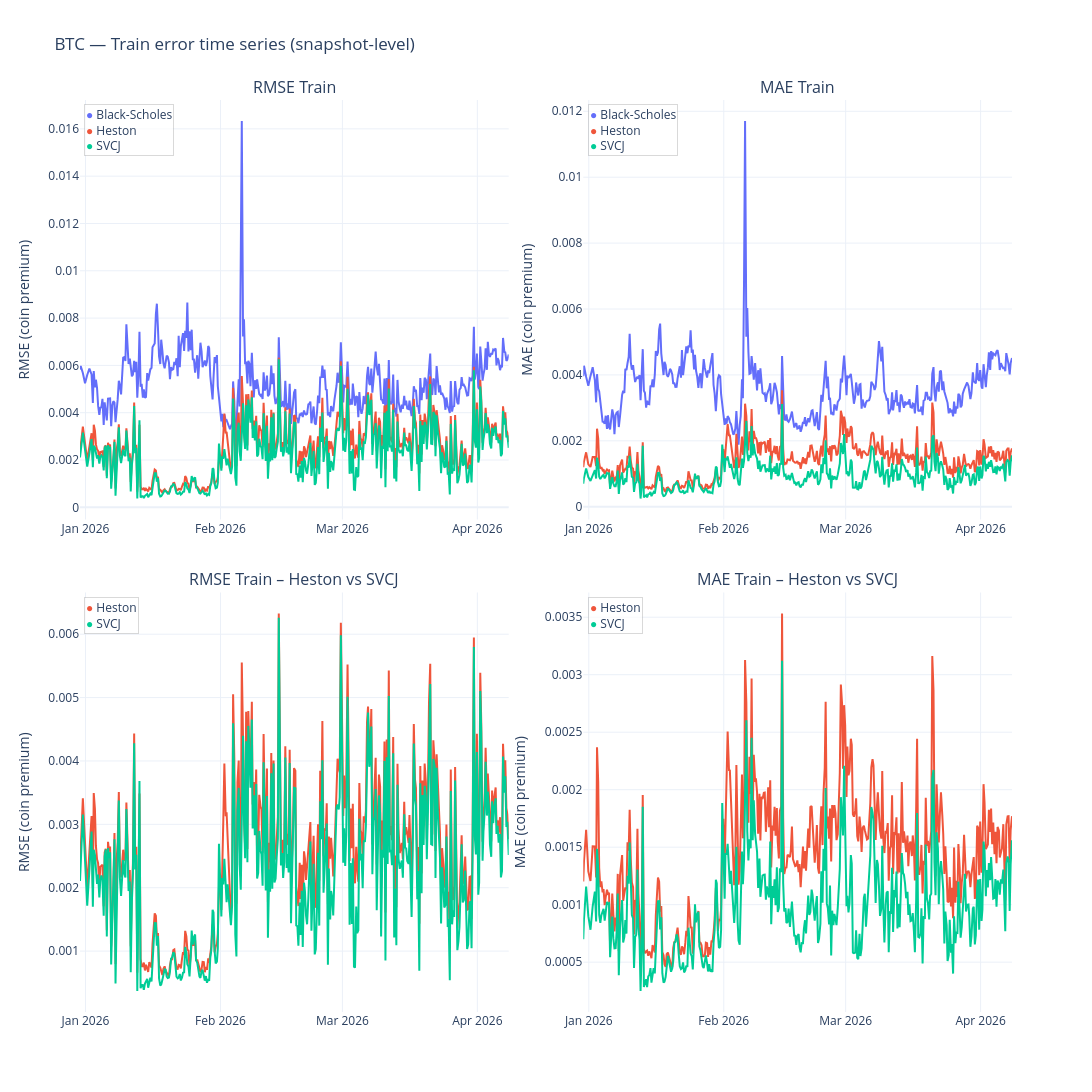
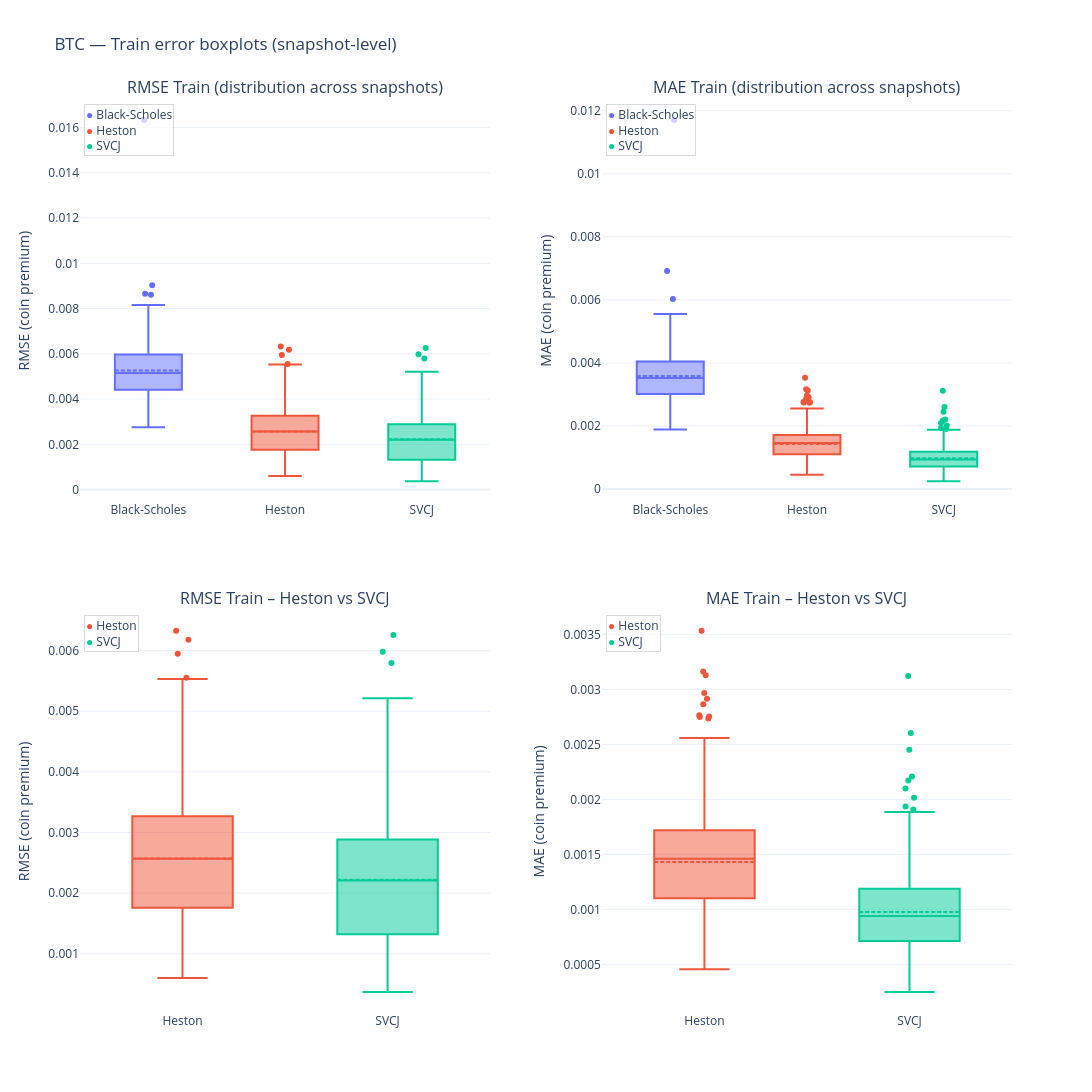
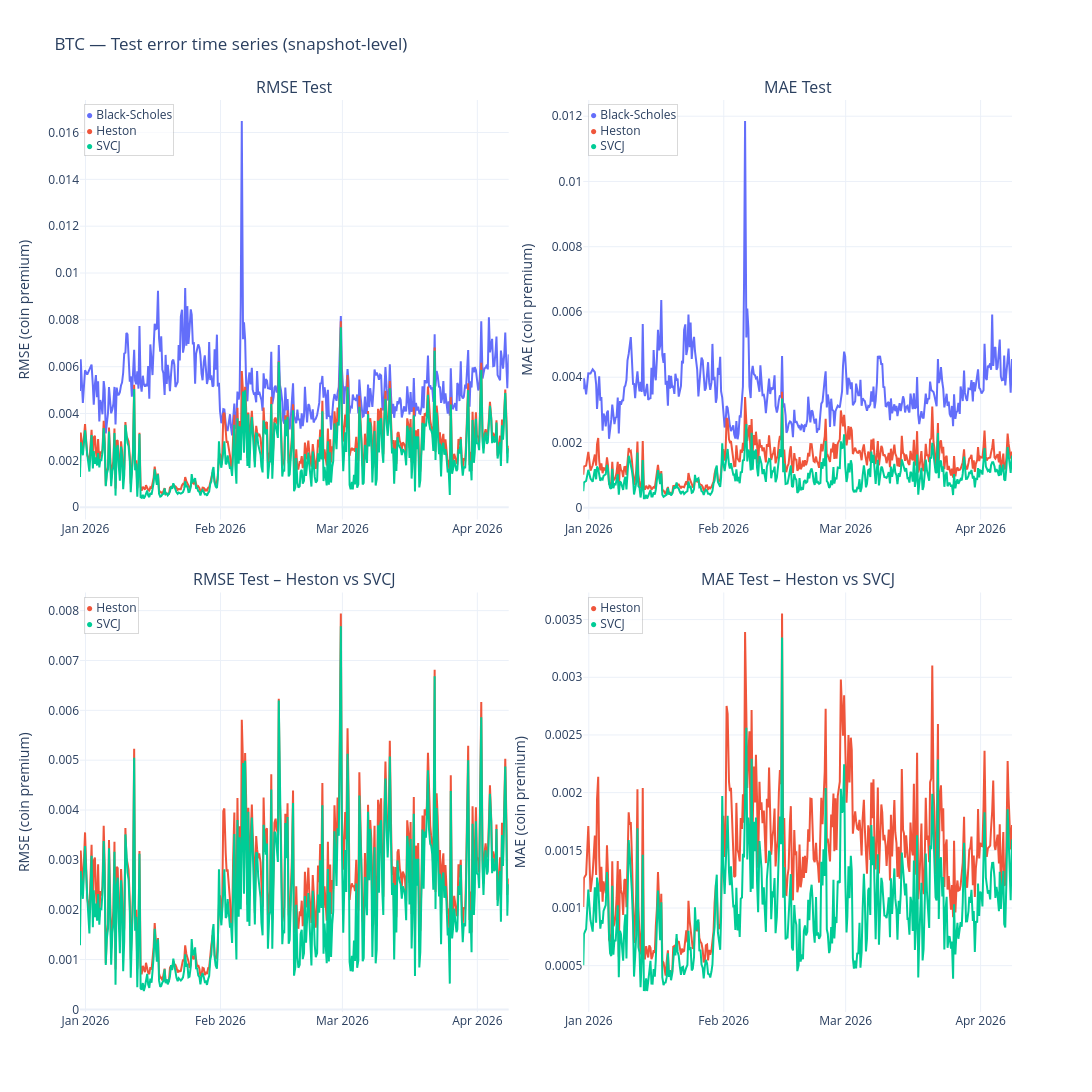
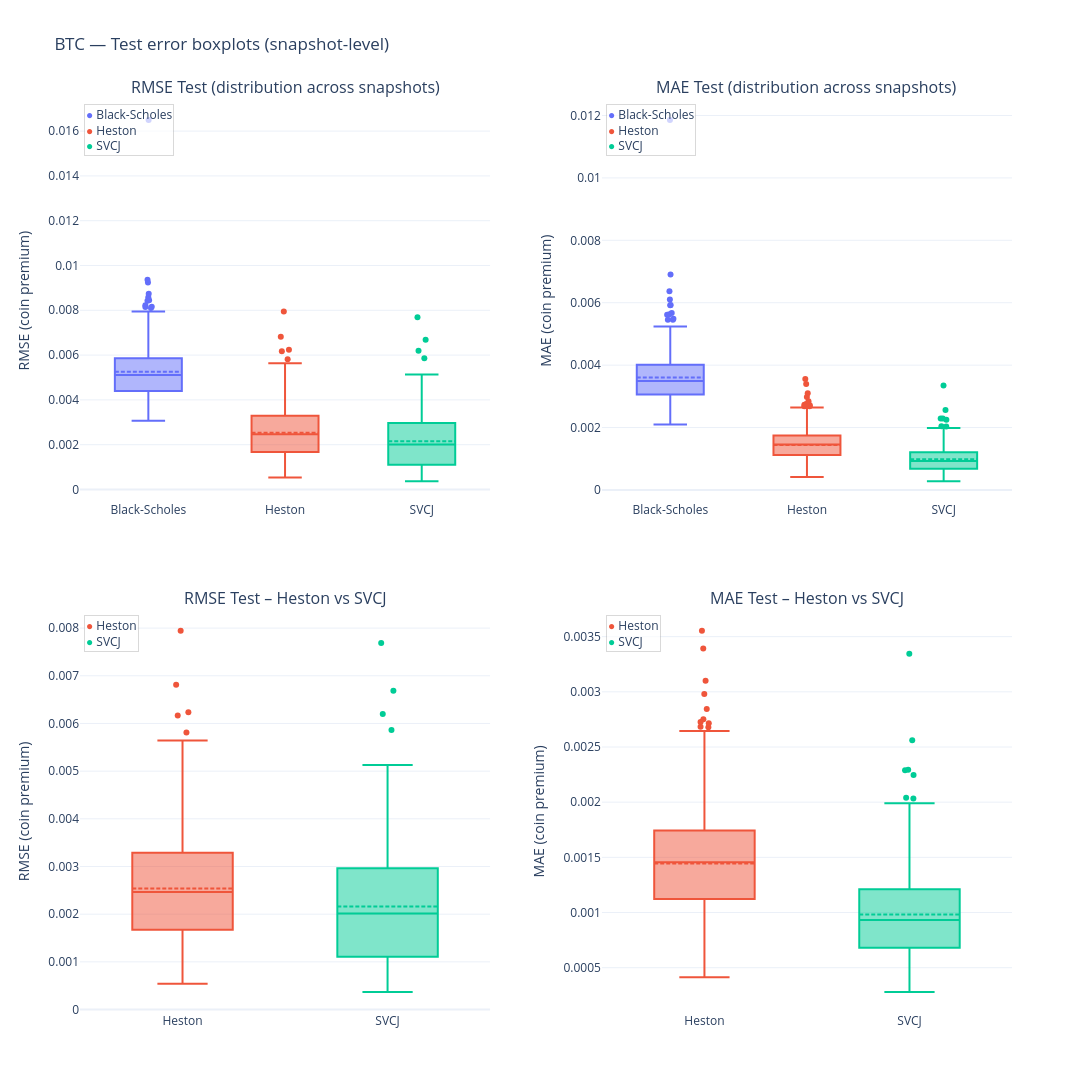

Notebook cell for these charts, in order:
### Markdown cell above
## 10) A single “report runner” per currency

To keep the notebook readable, we wrap the repeated steps into one function that:
- prints key counts,
- displays error time series + boxplots (train & test),
- outputs error summary tables (train & test),
- outputs spread-relative diagnostics (train & test),
- outputs bucket plots (test),
- outputs convergence diagnostics (already global),
- outputs parameter stability and near-bound tables.

### Code cell
def run_currency_report(currency, n_boot=3000):
    return analysis.run_currency_report(state, currency, n_boot=n_boot)


RUN_REPORTS = True
N_BOOT = 3000

if RUN_REPORTS:
    run_currency_report("BTC", n_boot=N_BOOT)
    run_currency_report("ETH", n_boot=N_BOOT)
else:
    print("RUN_REPORTS=False. Set RUN_REPORTS=True to generate the full BTC/ETH report outputs.")

### Figure 1 — Plotly figure (JSON) as saved in the notebook; plotly's stock layout.template omitted (floating-point values rounded to 4 significant figures; data arrays with more than 128 entries replaced by an {"elided": "..."} marker saying what was removed)
{"data": [{"line": {"color": "#636EFA", "width": 2}, "mode": "lines", "name": "Black-Scholes", "showlegend": false, "type": "scatter", "x": {"elided": "388 str values"}, "xaxis": "x", "y": {"elided": "388 float values"}, "yaxis": "y"}, {"line": {"color": "#636EFA", "width": 2}, "mode": "lines", "name": "Black-Scholes", "showlegend": false, "type": "scatter", "x": {"elided": "388 str values"}, "xaxis": "x2", "y": {"elided": "388 float values"}, "yaxis": "y2"}, {"line": {"color": "#EF553B", "width": 2}, "mode": "lines", "name": "Heston", "showlegend": false, "type": "scatter", "x": {"elided": "388 str values"}, "xaxis": "x", "y": {"elided": "388 float values"}, "yaxis": "y"}, {"line": {"color": "#EF553B", "width": 2}, "mode": "lines", "name": "Heston", "showlegend": false, "type": "scatter", "x": {"elided": "388 str values"}, "xaxis": "x2", "y": {"elided": "388 float values"}, "yaxis": "y2"}, {"line": {"color": "#00CC96", "width": 2}, "mode": "lines", "name": "SVCJ", "showlegend": false, "type": "scatter", "x": {"elided": "386 str values"}, "xaxis": "x", "y": {"elided": "386 float values"}, "yaxis": "y"}, {"line": {"color": "#00CC96", "width": 2}, "mode": "lines", "name": "SVCJ", "showlegend": false, "type": "scatter", "x": {"elided": "386 str values"}, "xaxis": "x2", "y": {"elided": "386 float values"}, "yaxis": "y2"}, {"line": {"color": "#EF553B", "width": 2}, "mode": "lines", "name": "Heston", "showlegend": false, "type": "scatter", "x": {"elided": "388 str values"}, "xaxis": "x3", "y": {"elided": "388 float values"}, "yaxis": "y3"}, {"line": {"color": "#EF553B", "width": 2}, "mode": "lines", "name": "Heston", "showlegend": false, "type": "scatter", "x": {"elided": "388 str values"}, "xaxis": "x4", "y": {"elided": "388 float values"}, "yaxis": "y4"}, {"line": {"color": "#00CC96", "width": 2}, "mode": "lines", "name": "SVCJ", "showlegend": false, "type": "scatter", "x": {"elided": "386 str values"}, "xaxis": "x3", "y": {"elided": "386 float values"}, "yaxis": "y3"}, {"line": {"color": "#00CC96", "width": 2}, "mode": "lines", "name": "SVCJ", "showlegend": false, "type": "scatter", "x": {"elided": "386 str values"}, "xaxis": "x4", "y": {"elided": "386 float values"}, "yaxis": "y4"}], "layout": {"annotations": [{"font": {"size": 16}, "showarrow": false, "text": "RMSE Train", "x": 0.23, "xanchor": "center", "xref": "paper", "y": 1.0, "yanchor": "bottom", "yref": "paper"}, {"font": {"size": 16}, "showarrow": false, "text": "MAE Train", "x": 0.77, "xanchor": "center", "xref": "paper", "y": 1.0, "yanchor": "bottom", "yref": "paper"}, {"font": {"size": 16}, "showarrow": false, "text": "RMSE Train – Heston vs SVCJ", "x": 0.23, "xanchor": "center", "xref": "paper", "y": 0.46, "yanchor": "bottom", "yref": "paper"}, {"font": {"size": 16}, "showarrow": false, "text": "MAE Train – Heston vs SVCJ", "x": 0.77, "xanchor": "center", "xref": "paper", "y": 0.46, "yanchor": "bottom", "yref": "paper"}, {"align": "left", "bgcolor": "rgba(255,255,255,0.70)", "bordercolor": "rgba(0,0,0,0.15)", "borderwidth": 1, "font": {"size": 12}, "showarrow": false, "text": "<span style='color:#636EFA'>●</span> Black-Scholes<br><span style='color:#EF553B'>●</span> Heston<br><span style='color:#00CC96'>●</span> SVCJ", "x": 0.01, "xref": "x domain", "y": 0.99, "yref": "y domain"}, {"align": "left", "bgcolor": "rgba(255,255,255,0.70)", "bordercolor": "rgba(0,0,0,0.15)", "borderwidth": 1, "font": {"size": 12}, "showarrow": false, "text": "<span style='color:#636EFA'>●</span> Black-Scholes<br><span style='color:#EF553B'>●</span> Heston<br><span style='color:#00CC96'>●</span> SVCJ", "x": 0.01, "xref": "x2 domain", "y": 0.99, "yref": "y2 domain"}, {"align": "left", "bgcolor": "rgba(255,255,255,0.70)", "bordercolor": "rgba(0,0,0,0.15)", "borderwidth": 1, "font": {"size": 12}, "showarrow": false, "text": "<span style='color:#EF553B'>●</span> Heston<br><span style='color:#00CC96'>●</span> SVCJ", "x": 0.01, "xref": "x3 domain", "y": 0.99, "yref": "y3 domain"}, {"align": "left", "bgcolor": "rgba(255,255,255,0.70)", "bordercolor": "rgba(0,0,0,0.15)", "borderwidth": 1, "font": {"size": 12}, "showarrow": false, "text": "<span style='color:#EF553B'>●</span> Heston<br><span style='color:#00CC96'>●</span> SVCJ", "x": 0.01, "xref": "x4 domain", "y": 0.99, "yref": "y4 domain"}], "height": 1100, "showlegend": false, "title": {"text": "BTC — Train error time series (snapshot-level)"}, "width": 1200, "xaxis": {"anchor": "y", "domain": [0.0, 0.46]}, "xaxis2": {"anchor": "y2", "domain": [0.54, 1.0]}, "xaxis3": {"anchor": "y3", "domain": [0.0, 0.46]}, "xaxis4": {"anchor": "y4", "domain": [0.54, 1.0]}, "yaxis": {"anchor": "x", "domain": [0.54, 1.0], "title": {"text": "RMSE (coin premium)"}}, "yaxis2": {"anchor": "x2", "domain": [0.54, 1.0], "title": {"text": "MAE (coin premium)"}}, "yaxis3": {"anchor": "x3", "domain": [0.0, 0.46], "title": {"text": "RMSE (coin premium)"}}, "yaxis4": {"anchor": "x4", "domain": [0.0, 0.46], "title": {"text": "MAE (coin premium)"}}}}

### Figure 2 — Plotly figure (JSON) as saved in the notebook; plotly's stock layout.template omitted (floating-point values rounded to 4 significant figures; data arrays with more than 128 entries replaced by an {"elided": "..."} marker saying what was removed)
{"data": [{"boxmean": true, "boxpoints": "outliers", "jitter": 0.15, "marker": {"color": "#636EFA"}, "name": "Black-Scholes", "pointpos": 0.0, "showlegend": false, "type": "box", "xaxis": "x", "y": {"elided": "388 float values"}, "yaxis": "y"}, {"boxmean": true, "boxpoints": "outliers", "jitter": 0.15, "marker": {"color": "#636EFA"}, "name": "Black-Scholes", "pointpos": 0.0, "showlegend": false, "type": "box", "xaxis": "x2", "y": {"elided": "388 float values"}, "yaxis": "y2"}, {"boxmean": true, "boxpoints": "outliers", "jitter": 0.15, "marker": {"color": "#EF553B"}, "name": "Heston", "pointpos": 0.0, "showlegend": false, "type": "box", "xaxis": "x", "y": {"elided": "388 float values"}, "yaxis": "y"}, {"boxmean": true, "boxpoints": "outliers", "jitter": 0.15, "marker": {"color": "#EF553B"}, "name": "Heston", "pointpos": 0.0, "showlegend": false, "type": "box", "xaxis": "x2", "y": {"elided": "388 float values"}, "yaxis": "y2"}, {"boxmean": true, "boxpoints": "outliers", "jitter": 0.15, "marker": {"color": "#00CC96"}, "name": "SVCJ", "pointpos": 0.0, "showlegend": false, "type": "box", "xaxis": "x", "y": {"elided": "386 float values"}, "yaxis": "y"}, {"boxmean": true, "boxpoints": "outliers", "jitter": 0.15, "marker": {"color": "#00CC96"}, "name": "SVCJ", "pointpos": 0.0, "showlegend": false, "type": "box", "xaxis": "x2", "y": {"elided": "386 float values"}, "yaxis": "y2"}, {"boxmean": true, "boxpoints": "outliers", "jitter": 0.15, "marker": {"color": "#EF553B"}, "name": "Heston", "pointpos": 0.0, "showlegend": false, "type": "box", "xaxis": "x3", "y": {"elided": "388 float values"}, "yaxis": "y3"}, {"boxmean": true, "boxpoints": "outliers", "jitter": 0.15, "marker": {"color": "#EF553B"}, "name": "Heston", "pointpos": 0.0, "showlegend": false, "type": "box", "xaxis": "x4", "y": {"elided": "388 float values"}, "yaxis": "y4"}, {"boxmean": true, "boxpoints": "outliers", "jitter": 0.15, "marker": {"color": "#00CC96"}, "name": "SVCJ", "pointpos": 0.0, "showlegend": false, "type": "box", "xaxis": "x3", "y": {"elided": "386 float values"}, "yaxis": "y3"}, {"boxmean": true, "boxpoints": "outliers", "jitter": 0.15, "marker": {"color": "#00CC96"}, "name": "SVCJ", "pointpos": 0.0, "showlegend": false, "type": "box", "xaxis": "x4", "y": {"elided": "386 float values"}, "yaxis": "y4"}], "layout": {"annotations": [{"font": {"size": 16}, "showarrow": false, "text": "RMSE Train (distribution across snapshots)", "x": 0.22, "xanchor": "center", "xref": "paper", "y": 1.0, "yanchor": "bottom", "yref": "paper"}, {"font": {"size": 16}, "showarrow": false, "text": "MAE Train (distribution across snapshots)", "x": 0.78, "xanchor": "center", "xref": "paper", "y": 1.0, "yanchor": "bottom", "yref": "paper"}, {"font": {"size": 16}, "showarrow": false, "text": "RMSE Train – Heston vs SVCJ", "x": 0.22, "xanchor": "center", "xref": "paper", "y": 0.44, "yanchor": "bottom", "yref": "paper"}, {"font": {"size": 16}, "showarrow": false, "text": "MAE Train – Heston vs SVCJ", "x": 0.78, "xanchor": "center", "xref": "paper", "y": 0.44, "yanchor": "bottom", "yref": "paper"}, {"align": "left", "bgcolor": "rgba(255,255,255,0.70)", "bordercolor": "rgba(0,0,0,0.15)", "borderwidth": 1, "font": {"size": 12}, "showarrow": false, "text": "<span style='color:#636EFA'>●</span> Black-Scholes<br><span style='color:#EF553B'>●</span> Heston<br><span style='color:#00CC96'>●</span> SVCJ", "x": 0.01, "xref": "x domain", "y": 0.99, "yref": "y domain"}, {"align": "left", "bgcolor": "rgba(255,255,255,0.70)", "bordercolor": "rgba(0,0,0,0.15)", "borderwidth": 1, "font": {"size": 12}, "showarrow": false, "text": "<span style='color:#636EFA'>●</span> Black-Scholes<br><span style='color:#EF553B'>●</span> Heston<br><span style='color:#00CC96'>●</span> SVCJ", "x": 0.01, "xref": "x2 domain", "y": 0.99, "yref": "y2 domain"}, {"align": "left", "bgcolor": "rgba(255,255,255,0.70)", "bordercolor": "rgba(0,0,0,0.15)", "borderwidth": 1, "font": {"size": 12}, "showarrow": false, "text": "<span style='color:#EF553B'>●</span> Heston<br><span style='color:#00CC96'>●</span> SVCJ", "x": 0.01, "xref": "x3 domain", "y": 0.99, "yref": "y3 domain"}, {"align": "left", "bgcolor": "rgba(255,255,255,0.70)", "bordercolor": "rgba(0,0,0,0.15)", "borderwidth": 1, "font": {"size": 12}, "showarrow": false, "text": "<span style='color:#EF553B'>●</span> Heston<br><span style='color:#00CC96'>●</span> SVCJ", "x": 0.01, "xref": "x4 domain", "y": 0.99, "yref": "y4 domain"}], "height": 1100, "showlegend": false, "title": {"text": "BTC — Train error boxplots (snapshot-level)"}, "width": 1200, "xaxis": {"anchor": "y", "domain": [0.0, 0.44]}, "xaxis2": {"anchor": "y2", "domain": [0.56, 1.0]}, "xaxis3": {"anchor": "y3", "domain": [0.0, 0.44]}, "xaxis4": {"anchor": "y4", "domain": [0.56, 1.0]}, "yaxis": {"anchor": "x", "domain": [0.56, 1.0], "title": {"text": "RMSE (coin premium)"}}, "yaxis2": {"anchor": "x2", "domain": [0.56, 1.0], "title": {"text": "MAE (coin premium)"}}, "yaxis3": {"anchor": "x3", "domain": [0.0, 0.44], "title": {"text": "RMSE (coin premium)"}}, "yaxis4": {"anchor": "x4", "domain": [0.0, 0.44], "title": {"text": "MAE (coin premium)"}}}}

### Figure 3 — Plotly figure (JSON) as saved in the notebook; plotly's stock layout.template omitted (floating-point values rounded to 4 significant figures; data arrays with more than 128 entries replaced by an {"elided": "..."} marker saying what was removed)
{"data": [{"line": {"color": "#636EFA", "width": 2}, "mode": "lines", "name": "Black-Scholes", "showlegend": false, "type": "scatter", "x": {"elided": "388 str values"}, "xaxis": "x", "y": {"elided": "388 float values"}, "yaxis": "y"}, {"line": {"color": "#636EFA", "width": 2}, "mode": "lines", "name": "Black-Scholes", "showlegend": false, "type": "scatter", "x": {"elided": "388 str values"}, "xaxis": "x2", "y": {"elided": "388 float values"}, "yaxis": "y2"}, {"line": {"color": "#EF553B", "width": 2}, "mode": "lines", "name": "Heston", "showlegend": false, "type": "scatter", "x": {"elided": "388 str values"}, "xaxis": "x", "y": {"elided": "388 float values"}, "yaxis": "y"}, {"line": {"color": "#EF553B", "width": 2}, "mode": "lines", "name": "Heston", "showlegend": false, "type": "scatter", "x": {"elided": "388 str values"}, "xaxis": "x2", "y": {"elided": "388 float values"}, "yaxis": "y2"}, {"line": {"color": "#00CC96", "width": 2}, "mode": "lines", "name": "SVCJ", "showlegend": false, "type": "scatter", "x": {"elided": "386 str values"}, "xaxis": "x", "y": {"elided": "386 float values"}, "yaxis": "y"}, {"line": {"color": "#00CC96", "width": 2}, "mode": "lines", "name": "SVCJ", "showlegend": false, "type": "scatter", "x": {"elided": "386 str values"}, "xaxis": "x2", "y": {"elided": "386 float values"}, "yaxis": "y2"}, {"line": {"color": "#EF553B", "width": 2}, "mode": "lines", "name": "Heston", "showlegend": false, "type": "scatter", "x": {"elided": "388 str values"}, "xaxis": "x3", "y": {"elided": "388 float values"}, "yaxis": "y3"}, {"line": {"color": "#EF553B", "width": 2}, "mode": "lines", "name": "Heston", "showlegend": false, "type": "scatter", "x": {"elided": "388 str values"}, "xaxis": "x4", "y": {"elided": "388 float values"}, "yaxis": "y4"}, {"line": {"color": "#00CC96", "width": 2}, "mode": "lines", "name": "SVCJ", "showlegend": false, "type": "scatter", "x": {"elided": "386 str values"}, "xaxis": "x3", "y": {"elided": "386 float values"}, "yaxis": "y3"}, {"line": {"color": "#00CC96", "width": 2}, "mode": "lines", "name": "SVCJ", "showlegend": false, "type": "scatter", "x": {"elided": "386 str values"}, "xaxis": "x4", "y": {"elided": "386 float values"}, "yaxis": "y4"}], "layout": {"annotations": [{"font": {"size": 16}, "showarrow": false, "text": "RMSE Test", "x": 0.23, "xanchor": "center", "xref": "paper", "y": 1.0, "yanchor": "bottom", "yref": "paper"}, {"font": {"size": 16}, "showarrow": false, "text": "MAE Test", "x": 0.77, "xanchor": "center", "xref": "paper", "y": 1.0, "yanchor": "bottom", "yref": "paper"}, {"font": {"size": 16}, "showarrow": false, "text": "RMSE Test – Heston vs SVCJ", "x": 0.23, "xanchor": "center", "xref": "paper", "y": 0.46, "yanchor": "bottom", "yref": "paper"}, {"font": {"size": 16}, "showarrow": false, "text": "MAE Test – Heston vs SVCJ", "x": 0.77, "xanchor": "center", "xref": "paper", "y": 0.46, "yanchor": "bottom", "yref": "paper"}, {"align": "left", "bgcolor": "rgba(255,255,255,0.70)", "bordercolor": "rgba(0,0,0,0.15)", "borderwidth": 1, "font": {"size": 12}, "showarrow": false, "text": "<span style='color:#636EFA'>●</span> Black-Scholes<br><span style='color:#EF553B'>●</span> Heston<br><span style='color:#00CC96'>●</span> SVCJ", "x": 0.01, "xref": "x domain", "y": 0.99, "yref": "y domain"}, {"align": "left", "bgcolor": "rgba(255,255,255,0.70)", "bordercolor": "rgba(0,0,0,0.15)", "borderwidth": 1, "font": {"size": 12}, "showarrow": false, "text": "<span style='color:#636EFA'>●</span> Black-Scholes<br><span style='color:#EF553B'>●</span> Heston<br><span style='color:#00CC96'>●</span> SVCJ", "x": 0.01, "xref": "x2 domain", "y": 0.99, "yref": "y2 domain"}, {"align": "left", "bgcolor": "rgba(255,255,255,0.70)", "bordercolor": "rgba(0,0,0,0.15)", "borderwidth": 1, "font": {"size": 12}, "showarrow": false, "text": "<span style='color:#EF553B'>●</span> Heston<br><span style='color:#00CC96'>●</span> SVCJ", "x": 0.01, "xref": "x3 domain", "y": 0.99, "yref": "y3 domain"}, {"align": "left", "bgcolor": "rgba(255,255,255,0.70)", "bordercolor": "rgba(0,0,0,0.15)", "borderwidth": 1, "font": {"size": 12}, "showarrow": false, "text": "<span style='color:#EF553B'>●</span> Heston<br><span style='color:#00CC96'>●</span> SVCJ", "x": 0.01, "xref": "x4 domain", "y": 0.99, "yref": "y4 domain"}], "height": 1100, "showlegend": false, "title": {"text": "BTC — Test error time series (snapshot-level)"}, "width": 1200, "xaxis": {"anchor": "y", "domain": [0.0, 0.46]}, "xaxis2": {"anchor": "y2", "domain": [0.54, 1.0]}, "xaxis3": {"anchor": "y3", "domain": [0.0, 0.46]}, "xaxis4": {"anchor": "y4", "domain": [0.54, 1.0]}, "yaxis": {"anchor": "x", "domain": [0.54, 1.0], "title": {"text": "RMSE (coin premium)"}}, "yaxis2": {"anchor": "x2", "domain": [0.54, 1.0], "title": {"text": "MAE (coin premium)"}}, "yaxis3": {"anchor": "x3", "domain": [0.0, 0.46], "title": {"text": "RMSE (coin premium)"}}, "yaxis4": {"anchor": "x4", "domain": [0.0, 0.46], "title": {"text": "MAE (coin premium)"}}}}

### Figure 4 — Plotly figure (JSON) as saved in the notebook; plotly's stock layout.template omitted (floating-point values rounded to 4 significant figures; data arrays with more than 128 entries replaced by an {"elided": "..."} marker saying what was removed)
{"data": [{"boxmean": true, "boxpoints": "outliers", "jitter": 0.15, "marker": {"color": "#636EFA"}, "name": "Black-Scholes", "pointpos": 0.0, "showlegend": false, "type": "box", "xaxis": "x", "y": {"elided": "388 float values"}, "yaxis": "y"}, {"boxmean": true, "boxpoints": "outliers", "jitter": 0.15, "marker": {"color": "#636EFA"}, "name": "Black-Scholes", "pointpos": 0.0, "showlegend": false, "type": "box", "xaxis": "x2", "y": {"elided": "388 float values"}, "yaxis": "y2"}, {"boxmean": true, "boxpoints": "outliers", "jitter": 0.15, "marker": {"color": "#EF553B"}, "name": "Heston", "pointpos": 0.0, "showlegend": false, "type": "box", "xaxis": "x", "y": {"elided": "388 float values"}, "yaxis": "y"}, {"boxmean": true, "boxpoints": "outliers", "jitter": 0.15, "marker": {"color": "#EF553B"}, "name": "Heston", "pointpos": 0.0, "showlegend": false, "type": "box", "xaxis": "x2", "y": {"elided": "388 float values"}, "yaxis": "y2"}, {"boxmean": true, "boxpoints": "outliers", "jitter": 0.15, "marker": {"color": "#00CC96"}, "name": "SVCJ", "pointpos": 0.0, "showlegend": false, "type": "box", "xaxis": "x", "y": {"elided": "386 float values"}, "yaxis": "y"}, {"boxmean": true, "boxpoints": "outliers", "jitter": 0.15, "marker": {"color": "#00CC96"}, "name": "SVCJ", "pointpos": 0.0, "showlegend": false, "type": "box", "xaxis": "x2", "y": {"elided": "386 float values"}, "yaxis": "y2"}, {"boxmean": true, "boxpoints": "outliers", "jitter": 0.15, "marker": {"color": "#EF553B"}, "name": "Heston", "pointpos": 0.0, "showlegend": false, "type": "box", "xaxis": "x3", "y": {"elided": "388 float values"}, "yaxis": "y3"}, {"boxmean": true, "boxpoints": "outliers", "jitter": 0.15, "marker": {"color": "#EF553B"}, "name": "Heston", "pointpos": 0.0, "showlegend": false, "type": "box", "xaxis": "x4", "y": {"elided": "388 float values"}, "yaxis": "y4"}, {"boxmean": true, "boxpoints": "outliers", "jitter": 0.15, "marker": {"color": "#00CC96"}, "name": "SVCJ", "pointpos": 0.0, "showlegend": false, "type": "box", "xaxis": "x3", "y": {"elided": "386 float values"}, "yaxis": "y3"}, {"boxmean": true, "boxpoints": "outliers", "jitter": 0.15, "marker": {"color": "#00CC96"}, "name": "SVCJ", "pointpos": 0.0, "showlegend": false, "type": "box", "xaxis": "x4", "y": {"elided": "386 float values"}, "yaxis": "y4"}], "layout": {"annotations": [{"font": {"size": 16}, "showarrow": false, "text": "RMSE Test (distribution across snapshots)", "x": 0.22, "xanchor": "center", "xref": "paper", "y": 1.0, "yanchor": "bottom", "yref": "paper"}, {"font": {"size": 16}, "showarrow": false, "text": "MAE Test (distribution across snapshots)", "x": 0.78, "xanchor": "center", "xref": "paper", "y": 1.0, "yanchor": "bottom", "yref": "paper"}, {"font": {"size": 16}, "showarrow": false, "text": "RMSE Test – Heston vs SVCJ", "x": 0.22, "xanchor": "center", "xref": "paper", "y": 0.44, "yanchor": "bottom", "yref": "paper"}, {"font": {"size": 16}, "showarrow": false, "text": "MAE Test – Heston vs SVCJ", "x": 0.78, "xanchor": "center", "xref": "paper", "y": 0.44, "yanchor": "bottom", "yref": "paper"}, {"align": "left", "bgcolor": "rgba(255,255,255,0.70)", "bordercolor": "rgba(0,0,0,0.15)", "borderwidth": 1, "font": {"size": 12}, "showarrow": false, "text": "<span style='color:#636EFA'>●</span> Black-Scholes<br><span style='color:#EF553B'>●</span> Heston<br><span style='color:#00CC96'>●</span> SVCJ", "x": 0.01, "xref": "x domain", "y": 0.99, "yref": "y domain"}, {"align": "left", "bgcolor": "rgba(255,255,255,0.70)", "bordercolor": "rgba(0,0,0,0.15)", "borderwidth": 1, "font": {"size": 12}, "showarrow": false, "text": "<span style='color:#636EFA'>●</span> Black-Scholes<br><span style='color:#EF553B'>●</span> Heston<br><span style='color:#00CC96'>●</span> SVCJ", "x": 0.01, "xref": "x2 domain", "y": 0.99, "yref": "y2 domain"}, {"align": "left", "bgcolor": "rgba(255,255,255,0.70)", "bordercolor": "rgba(0,0,0,0.15)", "borderwidth": 1, "font": {"size": 12}, "showarrow": false, "text": "<span style='color:#EF553B'>●</span> Heston<br><span style='color:#00CC96'>●</span> SVCJ", "x": 0.01, "xref": "x3 domain", "y": 0.99, "yref": "y3 domain"}, {"align": "left", "bgcolor": "rgba(255,255,255,0.70)", "bordercolor": "rgba(0,0,0,0.15)", "borderwidth": 1, "font": {"size": 12}, "showarrow": false, "text": "<span style='color:#EF553B'>●</span> Heston<br><span style='color:#00CC96'>●</span> SVCJ", "x": 0.01, "xref": "x4 domain", "y": 0.99, "yref": "y4 domain"}], "height": 1100, "showlegend": false, "title": {"text": "BTC — Test error boxplots (snapshot-level)"}, "width": 1200, "xaxis": {"anchor": "y", "domain": [0.0, 0.44]}, "xaxis2": {"anchor": "y2", "domain": [0.56, 1.0]}, "xaxis3": {"anchor": "y3", "domain": [0.0, 0.44]}, "xaxis4": {"anchor": "y4", "domain": [0.56, 1.0]}, "yaxis": {"anchor": "x", "domain": [0.56, 1.0], "title": {"text": "RMSE (coin premium)"}}, "yaxis2": {"anchor": "x2", "domain": [0.56, 1.0], "title": {"text": "MAE (coin premium)"}}, "yaxis3": {"anchor": "x3", "domain": [0.0, 0.44], "title": {"text": "RMSE (coin premium)"}}, "yaxis4": {"anchor": "x4", "domain": [0.0, 0.44], "title": {"text": "MAE (coin premium)"}}}}
